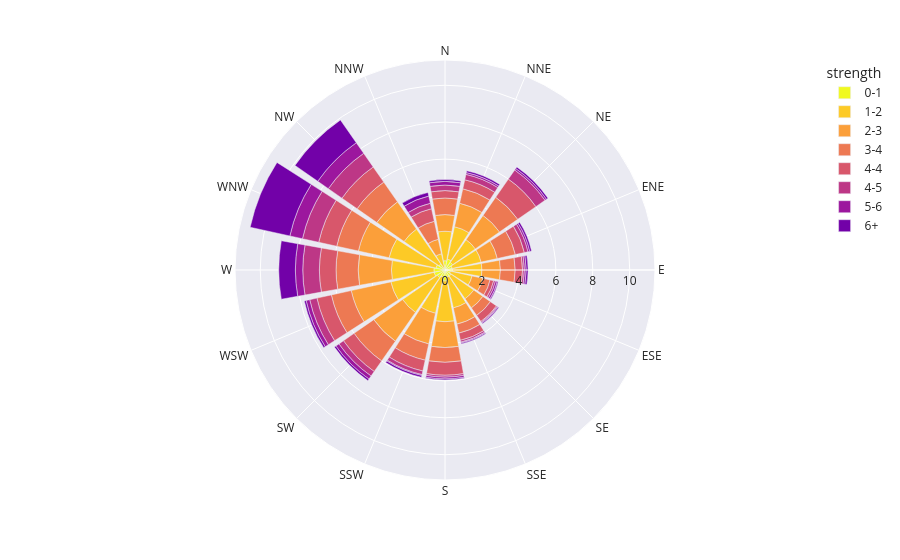

The cell this chart's notebook holds for it:
### Markdown cell above
default_templates = [
            "ggplot2",
            "seaborn",
            "simple_white",
            "plotly",
            "plotly_white",
            "plotly_dark",
            "presentation",
            "xgridoff",
            "ygridoff",
            "gridon",
            "none",
        ]

### Code cell
import plotly.express as px
df = px.data.wind()
fig = px.bar_polar(df, r="frequency", theta="direction",
                   color="strength", template="seaborn",
                   color_discrete_sequence= px.colors.sequential.Plasma_r)
fig.show()

### Figure 1 — Plotly figure (JSON) as saved in the notebook; plotly's stock layout.template omitted (floating-point values rounded to 4 significant figures)
{"data": [{"hovertemplate": "strength=0-1<br>frequency=%{r}<br>direction=%{theta}<extra></extra>", "legendgroup": "0-1", "marker": {"color": "#f0f921", "pattern": {"shape": ""}}, "name": "0-1", "r": [0.5, 0.6, 0.5, 0.4, 0.4, 0.3, 0.4, 0.4, 0.6, 0.4, 0.5, 0.6, 0.6, 0.5, 0.4, 0.1], "showlegend": true, "subplot": "polar", "theta": ["N", "NNE", "NE", "ENE", "E", "ESE", "SE", "SSE", "S", "SSW", "SW", "WSW", "W", "WNW", "NW", "NNW"], "type": "barpolar"}, {"hovertemplate": "strength=1-2<br>frequency=%{r}<br>direction=%{theta}<extra></extra>", "legendgroup": "1-2", "marker": {"color": "#fdca26", "pattern": {"shape": ""}}, "name": "1-2", "r": [1.6, 1.8, 1.5, 1.6, 1.6, 1.2, 1.5, 1.7, 2.2, 2, 2.3, 2.4, 2.3, 2.6, 2.3, 0.8], "showlegend": true, "subplot": "polar", "theta": ["N", "NNE", "NE", "ENE", "E", "ESE", "SE", "SSE", "S", "SSW", "SW", "WSW", "W", "WNW", "NW", "NNW"], "type": "barpolar"}, {"hovertemplate": "strength=2-3<br>frequency=%{r}<br>direction=%{theta}<extra></extra>", "legendgroup": "2-3", "marker": {"color": "#fb9f3a", "pattern": {"shape": ""}}, "name": "2-3", "r": [0.9, 1.3, 1.6, 0.9, 1, 0.6, 0.6, 0.9, 1.4, 1.7, 1.9, 2.2, 1.8, 1.7, 1.8, 0.8], "showlegend": true, "subplot": "polar", "theta": ["N", "NNE", "NE", "ENE", "E", "ESE", "SE", "SSE", "S", "SSW", "SW", "WSW", "W", "WNW", "NW", "NNW"], "type": "barpolar"}, {"hovertemplate": "strength=3-4<br>frequency=%{r}<br>direction=%{theta}<extra></extra>", "legendgroup": "3-4", "marker": {"color": "#ed7953", "pattern": {"shape": ""}}, "name": "3-4", "r": [0.9, 0.8, 1.2, 1, 0.8, 0.4, 0.5, 0.5, 0.8, 0.9, 1.3, 1.1, 1.2, 1.2, 1.3, 1], "showlegend": true, "subplot": "polar", "theta": ["N", "NNE", "NE", "ENE", "E", "ESE", "SE", "SSE", "S", "SSW", "SW", "WSW", "W", "WNW", "NW", "NNW"], "type": "barpolar"}, {"hovertemplate": "strength=4-4<br>frequency=%{r}<br>direction=%{theta}<extra></extra>", "legendgroup": "4-4", "marker": {"color": "#d8576b", "pattern": {"shape": ""}}, "name": "4-4", "r": [0.4, 0.5, 1.2, 0.5, 0.4, 0.2, 0.4, 0.4, 0.7, 0.6, 0.7, 0.8, 0.9, 1, 1, 0.7], "showlegend": true, "subplot": "polar", "theta": ["N", "NNE", "NE", "ENE", "E", "ESE", "SE", "SSE", "S", "SSW", "SW", "WSW", "W", "WNW", "NW", "NNW"], "type": "barpolar"}, {"hovertemplate": "strength=4-5<br>frequency=%{r}<br>direction=%{theta}<extra></extra>", "legendgroup": "4-5", "marker": {"color": "#bd3786", "pattern": {"shape": ""}}, "name": "4-5", "r": [0.3, 0.3, 0.6, 0.2, 0.1, 0.1, 0.05, 0.1, 0.1, 0.2, 0.3, 0.4, 0.9, 0.9, 0.9, 0.3], "showlegend": true, "subplot": "polar", "theta": ["N", "NNE", "NE", "ENE", "E", "ESE", "SE", "SSE", "S", "SSW", "SW", "WSW", "W", "WNW", "NW", "NNW"], "type": "barpolar"}, {"hovertemplate": "strength=5-6<br>frequency=%{r}<br>direction=%{theta}<extra></extra>", "legendgroup": "5-6", "marker": {"color": "#9c179e", "pattern": {"shape": ""}}, "name": "5-6", "r": [0.2, 0.1, 0.1, 0.1, 0.1, 0.1, 0.05, 0.05, 0.1, 0.05, 0.2, 0.2, 0.4, 0.7, 0.7, 0.4], "showlegend": true, "subplot": "polar", "theta": ["N", "NNE", "NE", "ENE", "E", "ESE", "SE", "SSE", "S", "SSW", "SW", "WSW", "W", "WNW", "NW", "NNW"], "type": "barpolar"}, {"hovertemplate": "strength=6+<br>frequency=%{r}<br>direction=%{theta}<extra></extra>", "legendgroup": "6+", "marker": {"color": "#7201a8", "pattern": {"shape": ""}}, "name": "6+", "r": [0.1, 0.1, 0.1, 0.1, 0.1, 0.05, 0.05, 0.05, 0.05, 0.1, 0.1, 0.1, 0.9, 2.2, 1.5, 0.2], "showlegend": true, "subplot": "polar", "theta": ["N", "NNE", "NE", "ENE", "E", "ESE", "SE", "SSE", "S", "SSW", "SW", "WSW", "W", "WNW", "NW", "NNW"], "type": "barpolar"}], "layout": {"barmode": "relative", "legend": {"title": {"text": "strength"}, "tracegroupgap": 0}, "margin": {"t": 60}, "polar": {"angularaxis": {"direction": "clockwise", "rotation": 90}, "domain": {"x": [0, 1], "y": [0, 1]}}}}
